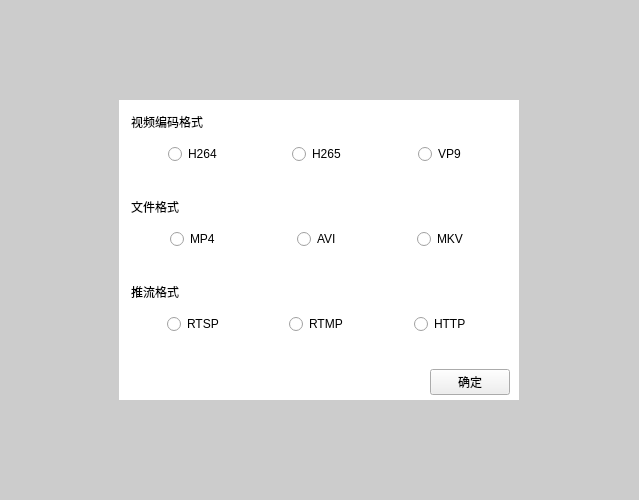
<?xml version="1.0" encoding="UTF-8"?>
<ui version="4.0">
 <class>SettingWidget</class>
 <widget class="QWidget" name="SettingWidget">
  <property name="geometry">
   <rect>
    <x>0</x>
    <y>0</y>
    <width>639</width>
    <height>491</height>
   </rect>
  </property>
  <property name="windowTitle">
   <string>Form</string>
  </property>
  <property name="styleSheet">
   <string notr="true">#SettingWidget{
	background-color: rgba(155, 155, 155, 0.3);
}

#settings_view {
	background-color: rgb(255, 255, 255);
}

QGroupBox{
border: none;
}

QGroupBox::title
{
subcontrol-origin:margin;
padding:1px;
}</string>
  </property>
  <layout class="QGridLayout" name="gridLayout">
   <property name="leftMargin">
    <number>100</number>
   </property>
   <property name="topMargin">
    <number>100</number>
   </property>
   <property name="rightMargin">
    <number>100</number>
   </property>
   <property name="bottomMargin">
    <number>100</number>
   </property>
   <item row="0" column="1">
    <widget class="QWidget" name="settings_view" native="true">
     <property name="sizePolicy">
      <sizepolicy hsizetype="Fixed" vsizetype="Fixed">
       <horstretch>0</horstretch>
       <verstretch>0</verstretch>
      </sizepolicy>
     </property>
     <property name="minimumSize">
      <size>
       <width>400</width>
       <height>300</height>
      </size>
     </property>
     <layout class="QVBoxLayout" name="verticalLayout">
      <property name="spacing">
       <number>0</number>
      </property>
      <property name="bottomMargin">
       <number>0</number>
      </property>
      <item>
       <widget class="QGroupBox" name="groupBox">
        <property name="sizePolicy">
         <sizepolicy hsizetype="Preferred" vsizetype="Fixed">
          <horstretch>0</horstretch>
          <verstretch>0</verstretch>
         </sizepolicy>
        </property>
        <property name="minimumSize">
         <size>
          <width>0</width>
          <height>80</height>
         </size>
        </property>
        <property name="title">
         <string>视频编码格式</string>
        </property>
        <layout class="QHBoxLayout" name="horizontalLayout">
         <item alignment="Qt::AlignHCenter">
          <widget class="QRadioButton" name="radioButton">
           <property name="text">
            <string>H264</string>
           </property>
          </widget>
         </item>
         <item alignment="Qt::AlignHCenter">
          <widget class="QRadioButton" name="radioButton_2">
           <property name="text">
            <string>H265</string>
           </property>
          </widget>
         </item>
         <item alignment="Qt::AlignHCenter">
          <widget class="QRadioButton" name="radioButton_3">
           <property name="text">
            <string>VP9</string>
           </property>
          </widget>
         </item>
        </layout>
       </widget>
      </item>
      <item>
       <widget class="QGroupBox" name="groupBox_2">
        <property name="sizePolicy">
         <sizepolicy hsizetype="Preferred" vsizetype="Fixed">
          <horstretch>0</horstretch>
          <verstretch>0</verstretch>
         </sizepolicy>
        </property>
        <property name="minimumSize">
         <size>
          <width>0</width>
          <height>80</height>
         </size>
        </property>
        <property name="title">
         <string>文件格式</string>
        </property>
        <layout class="QHBoxLayout" name="horizontalLayout_2">
         <item alignment="Qt::AlignHCenter">
          <widget class="QRadioButton" name="radioButton_4">
           <property name="text">
            <string>MP4</string>
           </property>
          </widget>
         </item>
         <item alignment="Qt::AlignHCenter">
          <widget class="QRadioButton" name="radioButton_5">
           <property name="text">
            <string>AVI</string>
           </property>
          </widget>
         </item>
         <item alignment="Qt::AlignHCenter">
          <widget class="QRadioButton" name="radioButton_6">
           <property name="text">
            <string>MKV</string>
           </property>
          </widget>
         </item>
        </layout>
       </widget>
      </item>
      <item>
       <widget class="QGroupBox" name="groupBox_3">
        <property name="sizePolicy">
         <sizepolicy hsizetype="Preferred" vsizetype="Fixed">
          <horstretch>0</horstretch>
          <verstretch>0</verstretch>
         </sizepolicy>
        </property>
        <property name="minimumSize">
         <size>
          <width>0</width>
          <height>80</height>
         </size>
        </property>
        <property name="title">
         <string>推流格式</string>
        </property>
        <layout class="QHBoxLayout" name="horizontalLayout_3">
         <item alignment="Qt::AlignHCenter">
          <widget class="QRadioButton" name="radioButton_7">
           <property name="text">
            <string>RTSP</string>
           </property>
          </widget>
         </item>
         <item alignment="Qt::AlignHCenter">
          <widget class="QRadioButton" name="radioButton_8">
           <property name="text">
            <string>RTMP</string>
           </property>
          </widget>
         </item>
         <item alignment="Qt::AlignHCenter">
          <widget class="QRadioButton" name="radioButton_9">
           <property name="text">
            <string>HTTP</string>
           </property>
          </widget>
         </item>
        </layout>
       </widget>
      </item>
      <item>
       <layout class="QHBoxLayout" name="horizontalLayout_4">
        <item>
         <spacer name="horizontalSpacer">
          <property name="orientation">
           <enum>Qt::Horizontal</enum>
          </property>
          <property name="sizeHint" stdset="0">
           <size>
            <width>40</width>
            <height>20</height>
           </size>
          </property>
         </spacer>
        </item>
        <item>
         <widget class="QPushButton" name="ensure_btn">
          <property name="sizePolicy">
           <sizepolicy hsizetype="Minimum" vsizetype="Fixed">
            <horstretch>0</horstretch>
            <verstretch>0</verstretch>
           </sizepolicy>
          </property>
          <property name="text">
           <string>确定</string>
          </property>
         </widget>
        </item>
       </layout>
      </item>
     </layout>
    </widget>
   </item>
  </layout>
 </widget>
 <resources/>
 <connections>
  <connection>
   <sender>ensure_btn</sender>
   <signal>clicked()</signal>
   <receiver>SettingWidget</receiver>
   <slot>close()</slot>
   <hints>
    <hint type="sourcelabel">
     <x>513</x>
     <y>369</y>
    </hint>
    <hint type="destinationlabel">
     <x>602</x>
     <y>379</y>
    </hint>
   </hints>
  </connection>
 </connections>
</ui>
